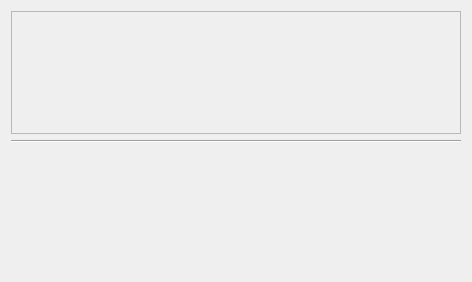
<?xml version="1.0" encoding="UTF-8"?>
<ui version="4.0">
 <class>ToolsView</class>
 <widget class="QWidget" name="ToolsView">
  <property name="geometry">
   <rect>
    <x>0</x>
    <y>0</y>
    <width>472</width>
    <height>282</height>
   </rect>
  </property>
  <property name="windowTitle">
   <string>Tools</string>
  </property>
  <layout class="QVBoxLayout" name="verticalLayout">
   <item>
    <widget class="QFrame" name="_toolsFrame">
     <property name="frameShape">
      <enum>QFrame::StyledPanel</enum>
     </property>
     <property name="frameShadow">
      <enum>QFrame::Raised</enum>
     </property>
     <layout class="QGridLayout" name="_toolsFrameLayout"/>
    </widget>
   </item>
   <item>
    <widget class="Line" name="line">
     <property name="orientation">
      <enum>Qt::Horizontal</enum>
     </property>
    </widget>
   </item>
   <item>
    <widget class="Gui::PropertyEditor" name="_editor" native="true"/>
   </item>
  </layout>
 </widget>
 <customwidgets>
  <customwidget>
   <class>Gui::PropertyEditor</class>
   <extends>QWidget</extends>
   <header>Gui/PropertyEditor.h</header>
   <container>1</container>
  </customwidget>
 </customwidgets>
 <resources/>
 <connections/>
</ui>
